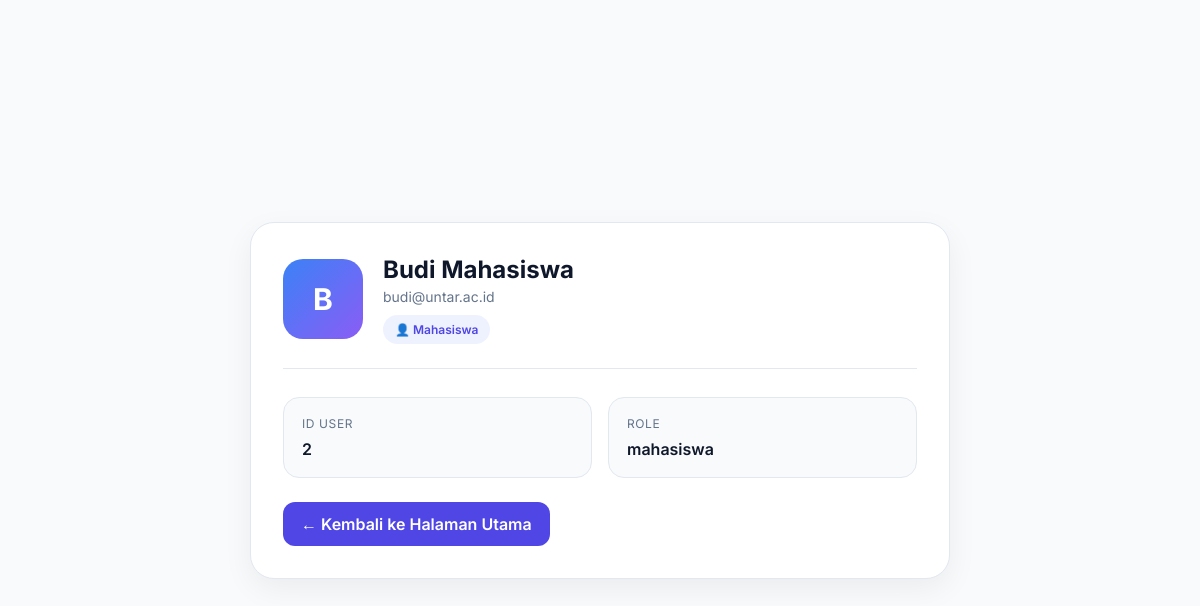
The page /admin/frontend/profil.php (signed in) on the database its author committed.
### tables this page shows
CREATE TABLE IF NOT EXISTS `user` (
  id_user      INT AUTO_INCREMENT PRIMARY KEY,
  nama         VARCHAR(100) NOT NULL,
  email        VARCHAR(100) NOT NULL UNIQUE,
  password     VARCHAR(255) NOT NULL,
  role         VARCHAR(20)  NOT NULL,
  no_telp      VARCHAR(20)  NULL,
  nim          VARCHAR(20)  NULL,
  nip          VARCHAR(30)  NULL,
  nama_kantin  VARCHAR(100) NULL,
  created_at   TIMESTAMP DEFAULT CURRENT_TIMESTAMP
);

### admin/frontend/profil.php (the view, shortened to what this page needs)
<?php
require_once '../frontend/includes/config.php';
$id_user = $_SESSION['user_id'];
$query = mysqli_query($conn, "
    SELECT
        id_user,
        nama,
        email,
        role
    FROM user
    WHERE id_user = '$id_user'
");
$user = mysqli_fetch_assoc($query);
?>
<!DOCTYPE html>
<html lang="id">
<head>
    <link rel="stylesheet" href="css/profil.css">
</head>
<body>
    <div class="profile-card">
        <div class="profile-header">
            <div class="avatar">
                <?= strtoupper(substr($user['nama'], 0, 1)); ?>
            </div>
            <div class="profile-title">
                <h2><?= htmlspecialchars($user['nama']); ?></h2>
                <p><?= htmlspecialchars($user['email']); ?></p>
                <div class="role-badge">
                    👤 <?= ucfirst($user['role']); ?>
                </div>
            </div>
        </div>
        <div class="profile-grid">
            <div class="info-card">
                <div class="info-label">
                    ID User
                </div>
                <div class="info-value">
                    <?= $user['id_user']; ?>
                </div>
            </div>
            <div class="info-card">
                <div class="info-label">
                    Role
                </div>
                <div class="info-value">
                    <?= htmlspecialchars($user['role']); ?>
                </div>
            </div>
        </div>
        <a href="halaman utama.php" class="back-btn">
            ← Kembali ke Halaman Utama
        </a>
    </div>
</body>
</html>

### admin/frontend/css/profil.css (style rules this page uses)
* { margin:0; padding:0; box-sizing:border-box; font-family:'Inter',sans-serif; }
body { background:#f8fafc; min-height:100vh; display:flex; justify-content:center; align-items:center; padding:30px; }
.profile-card { width:100%; max-width:700px; background:#ffffff; border:1px solid #e2e8f0; border-radius:24px; padding:32px; box-shadow:0 10px 30px rgba(0,0,0,.06); }
.profile-header { display:flex; align-items:center; gap:20px; margin-bottom:28px; padding-bottom:24px; border-bottom:1px solid #e2e8f0; }
.avatar { width:80px; height:80px; border-radius:20px; background:linear-gradient( 135deg, #3b82f6, #8b5cf6 ); display:flex; align-items:center; justify-content:center; color:white; font-size:30px; font-weight:700; flex-shrink:0; }
.profile-title h2 { font-size:24px; font-weight:700; color:#0f172a; margin-bottom:4px; }
.profile-title p { color:#64748b; font-size:14px; }
.role-badge { display:inline-flex; align-items:center; gap:6px; margin-top:10px; padding:7px 12px; border-radius:999px; background:#eef2ff; color:#4f46e5; font-size:12px; font-weight:600; }
.profile-grid { display:grid; grid-template-columns:repeat(2,1fr); gap:16px; }
.info-card { background:#f8fafc; border:1px solid #e2e8f0; border-radius:16px; padding:18px; transition:.2s; }
.info-label { font-size:12px; color:#64748b; margin-bottom:8px; text-transform:uppercase; letter-spacing:.05em; }
.info-value { font-size:16px; font-weight:600; color:#0f172a; }
.back-btn { margin-top:24px; display:inline-flex; align-items:center; gap:8px; padding:12px 18px; border-radius:12px; background:#4f46e5; color:#ffffff; text-decoration:none; font-weight:600; transition:.2s; }

### rows shown on the page
user: nama "B", nama "Budi Mahasiswa", email "budi@untar.ac.id", role "Mahasiswa", id_user "2", role "mahasiswa"
